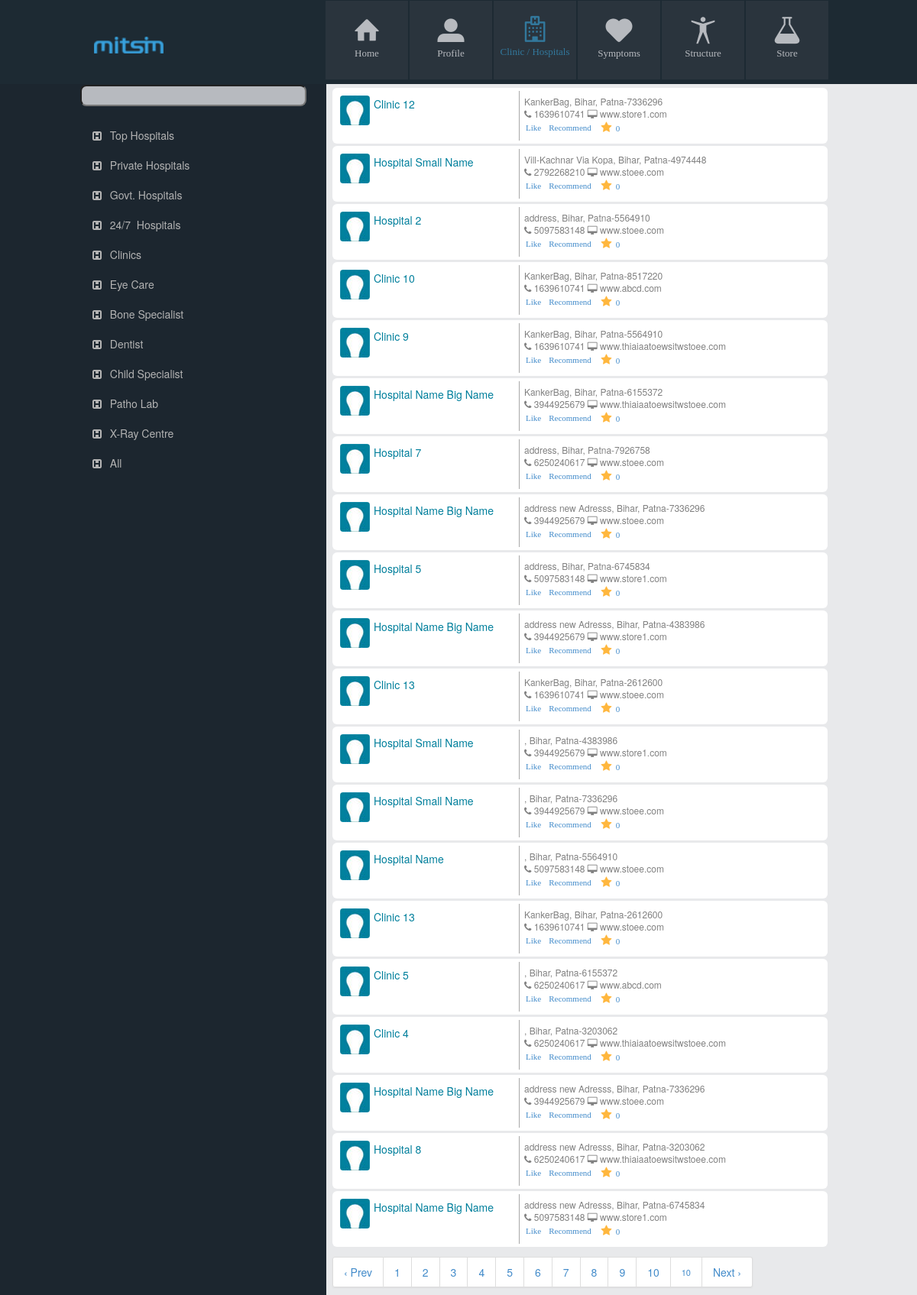
Screenshot of /clinics.php with the database file from the repository.
### tables this page shows
CREATE TABLE IF NOT EXISTS `clinics` (
  `id` int(11) NOT NULL AUTO_INCREMENT,
  `name` varchar(255) NOT NULL,
  `address` varchar(255) NOT NULL,
  `city` varchar(255) NOT NULL,
  `state` varchar(255) NOT NULL,
  `pin` int(11) NOT NULL,
  `phno` varchar(20) NOT NULL,
  `website` varchar(225) NOT NULL,
  `recoment` int(11) NOT NULL,
  `like` int(11) NOT NULL,
  `stars` varchar(255) NOT NULL,
  `category` varchar(255) NOT NULL,
  `status` tinyint(1) NOT NULL DEFAULT '1',
  PRIMARY KEY (`id`),
  FULLTEXT KEY `notes_index` (`name`,`address`,`city`,`state`,`website`)
);

CREATE TABLE IF NOT EXISTS `state` (
  `id` int(11) NOT NULL AUTO_INCREMENT,
  `name` varchar(100) NOT NULL,
  PRIMARY KEY (`id`)
);

CREATE TABLE IF NOT EXISTS `city` (
  `id` int(11) NOT NULL AUTO_INCREMENT,
  `name` varchar(100) NOT NULL,
  `state_id` int(11) NOT NULL,
  PRIMARY KEY (`id`)
);

### admin/includes/phpfunction.php (the view, shortened to what this page needs)
<?php
function sentence_cap($impexp, $sentence_split) {
    $textbad = explode($impexp, $sentence_split);
    $newtext = array();
    foreach ($textbad as $sentence) {
        $sentencegood = ucfirst(strtolower($sentence));
        $newtext[] = $sentencegood;
    }
    $textgood = implode($impexp, $newtext);
    return ucfirst($textgood);
}
function getStateByID($id) {
    $result = mysql_query("SELECT  * FROM `state` where id='" . $id . "'");
    $row = mysql_fetch_array($result);
    return $row['name'];
}
function getCityByID($id) {
    $result = mysql_query("SELECT  * FROM `city` where id='" . $id . "'");
    $row = mysql_fetch_array($result);
    return $row['name'];
}
function getallfavourite($type, $likedId) {
    $row = mysql_fetch_array(mysql_query("SELECT count(id) FROM `favourite` WHERE `type`='" . $type . "' and `status`='1' and `favourite_id`='" . $likedId . "'"));
    return $row['0'];
}

### admin/includes/phpfunction.php (the view, shortened to what this page needs)
<?php
function sentence_cap($impexp, $sentence_split) {
    $textbad = explode($impexp, $sentence_split);
    $newtext = array();
    foreach ($textbad as $sentence) {
        $sentencegood = ucfirst(strtolower($sentence));
        $newtext[] = $sentencegood;
    }
    $textgood = implode($impexp, $newtext);
    return ucfirst($textgood);
}
function getStateByID($id) {
    $result = mysql_query("SELECT  * FROM `state` where id='" . $id . "'");
    $row = mysql_fetch_array($result);
    return $row['name'];
}
function getCityByID($id) {
    $result = mysql_query("SELECT  * FROM `city` where id='" . $id . "'");
    $row = mysql_fetch_array($result);
    return $row['name'];
}
function getallfavourite($type, $likedId) {
    $row = mysql_fetch_array(mysql_query("SELECT count(id) FROM `favourite` WHERE `type`='" . $type . "' and `status`='1' and `favourite_id`='" . $likedId . "'"));
    return $row['0'];
}

### clinics.php (shortened to what this page needs)
<?php error_reporting(0);
include("admin/includes/phpfunction.php");
?>
<!DOCTYPE html>
<html>
<head>
    <?php include("includes/css_js.php"); ?>
    <?php include("includes/paginate.php"); ?>
     <link href="css/profile.css" rel="stylesheet" type="text/css" />
</head>
<body>
<div style="" class='main-body-div'>
<div class="main">
<?php include("includes/header_menu.php"); ?>
<div class="main-div">
    <div class="sidebar" style="width:339px;  padding-left: -10px;">
        <div class="main-nav">
            <div class="menu">
                <form method="get" action="#" id="sehfrm">
                    <input id="sh" name="sh" value="<?php  if(isset($_GET['sh']) && $_GET['sh']!=""){echo $_GET['sh']; }?>"  type="text" class="txtsearch" onblur="document.getElementById('sehfrm').submit();"/>
                </form>
            </div>
        </div>
        <br>
        <br>
        <div class="collapse navbar-collapse navbar-ex1-collapse">
            <ul class="nav navbar-nav side-nav">
                <li>
                    <a href="javascript:;" onclick="clinicsView('23','0')"><i class="fa fa-fw fa-h-square"></i> &nbsp;Top Hospitals</a>
                </li>
                <li>
                    <a href="javascript:;" onclick="clinicsView('24','0')"><i class="fa fa-fw fa-h-square"></i>	&nbsp;Private Hospitals</a>
                </li>
                <li>
                    <a href="javascript:;" onclick="clinicsView('25','0')"><i class="fa fa-fw fa-h-square"></i>	&nbsp;Govt. Hospitals</a>
                </li>
               <li>
                    <a href="javascript:;" onclick="clinicsView('26','0')"><i class="fa fa-fw fa-h-square"></i>	&nbsp;24/7  Hospitals</a>
               </li>
                <li>
                    <a href="javascript:;" onclick="clinicsView('27','0')"><i class="fa fa-fw fa-h-square"></i>	&nbsp;Clinics</a>
                </li>
                <li>
                    <a href="javascript:;" onclick="clinicsView('28','0')"><i class="fa fa-fw fa-h-square"></i>	&nbsp;Eye Care</a>
                </li>
                <li>
                    <a href="javascript:;" onclick="clinicsView('29','0')"><i class="fa fa-fw fa-h-square"></i>	&nbsp;Bone Specialist</a>
                </li>
                <li>
                    <a href="javascript:;" onclick="clinicsView('30','0')"><i class="fa fa-fw fa-h-square"></i>	&nbsp;Dentist</a>
                </li>
                <li>
                    <a href="javascript:;" onclick="clinicsView('31','0')"><i class="fa fa-fw fa-h-square"></i>	&nbsp;Child Specialist</a>
                </li>
                <li>
                    <a href="javascript:;" onclick="clinicsView('32','0')"><i class="fa fa-fw fa-h-square"></i>	&nbsp;Patho Lab</a>
                </li>
                <li>
                    <a href="javascript:;" onclick="clinicsView('33','0')"><i class="fa fa-fw fa-h-square"></i>	&nbsp;X-Ray Centre</a>
                </li>
                <li>
                    <a href="clinics.php"><i class="fa fa-fw fa-h-square"></i> &nbsp;All</a>
                </li>
            </ul>
        </div>
    </div>
    <div class="div-profile-body-right" style="width:676px;" id="disp">
        <?php
        $per_page = 20;
        $show_page ="";
        $sqlC="SELECT count(id) FROM `clinics` where  status='1'";
        $count=mysql_fetch_array(mysql_query( $sqlC));
        $total_results =$count['0'] ;
        $total_pages = ceil($total_results / $per_page);
        if (isset($_GET['page'])) {
            $show_page = $_GET['page'];
            if ($show_page > 0 && $show_page <= $total_pages) {
                $start = ($show_page - 1) * $per_page;
                $end = $start + $per_page;
            } else {
                $start = 0;
                $end = $per_page;
            }
        } else {
            $start = 0;
        }
        $tpages = $total_pages;
        $sql="SELECT * FROM `clinics` where  status='1' order By rand()  LIMIT ".$start." , ". $per_page  ;
        $result = mysql_query($sql);
$i=0;
        while($row=mysql_fetch_array($result))
        {
            $address="";
            $address.=$row['address']!=""?$row['address']:'';
            $address.=$row['state']!=""?", ".getStateByID($row['state']):'';
            $address.=$row['city']!=""?", ".getCityByID($row['city']):'';
            $address.=$row['pin']!=""?"-".$row['pin']:'';
            $address.="<br>";
            $address.=$row['phno']!=""?" <i class='fa fa-phone'></i> ".$row['phno']:'';
            $address.=$row['website']!=""?" <i class='fa fa-desktop'></i> ".$row['website']:'';
            $allfollow=getallfavourite('clinics',$row['id']);
            $i++;
            ?>
            <div class="data-div" id="td_content">
                <div class="default-image"><img src="images/temp.jpg" alt=""/></div>
                <div class="blue-heading">  <?= sentence_cap(" ",$row['name']);?>  </div>
                <div class="address-box">
                    <?=$address;?>
                        <div class="div-like">
                            <ul>
                                <li id="likes<?=$i;?>"><a  <?php
                                    if(isset($_SESSION['id']) && $_SESSION['id']!="")
                                    {
                                        $ro=getislike('clinics',$row['id']);
                                        if($ro['id']!="")
                                        {
                                            echo 'href="javascript:" onclick="like(\'0\',\''.$row['id'].'\',\'clinics\',\'likes'.$i.'\')" >Unlike</a>';
                                        }else{
                                            echo 'href="javascript:" onclick="like(\'1\',\''.$row['id'].'\',\'clinics\',\'likes'.$i.'\')" >Like</a>';
                                        }
                                    }else{
                                        echo 'href="#login" data-toggle="modal" >Like</a>' ;
                                    }
                                    ?></li>
                                <li id="recommend<?=$i;?>"><a
                                    <?php
                                    if(isset($_SESSION['id']) && $_SESSION['id']!="")
                                    {
                                        echo ' href="javascript:" onclick="emailmodal(\'clinics\',\''.$row['id'].'\')">Recommend</a>';
                                    }else{
                                        echo ' href="#login" data-toggle="modal" >Recommend</a>' ;
                                    }
                                    ?></li>
                                <li id="follow<?=$i;?>"><a <?php
                                    if(isset($_SESSION['id']) && $_SESSION['id']!="")
                                    {
                                        $ro=getisfavourite('clinics',$row['id']);
                                        if($ro['id']!="")
                                        {
                                            echo 'href="javascript:" onclick="favourite(\'0\',\''.$row['id'].'\',\'clinics\',\'follow'.$i.'\','.$allfollow.')" ><i class="fa fa-fw fa-star star-color"></i> '.$allfollow.'</a>';
                                        }else{
                                            echo 'href="javascript:" onclick="favourite(\'1\',\''.$row['id'].'\',\'clinics\',\'follow'.$i.'\','.$allfollow.')" ><i class="fa fa-fw fa-star star-color"></i> '.$allfollow.' </a>';
                                        }
                                    }else{
                                        echo 'href="#login" data-toggle="modal" ><i class="fa fa-fw fa-star star-color"></i> '.$allfollow.' </a>' ;
                                    }
                                    ?>
                                </li>
                            </ul>
                        </div>
                </div>
            </div>
        <?php } ?>
        <?php
        $reload = $_SERVER['PHP_SELF'] . "?tpages=" . $tpages;
        echo '<div class="pagination"><ul>';
        if ($total_pages > 1) {
            echo paginate($reload, $show_page, $total_pages);
        }
        ?>
        <?php
        echo "</ul></div>";
        ?>
    </div>
</div>
</div>
</body>
</html>

### css/style.css (style rules this page uses)
body { background:url('../images/bodybg1.jpg')left !important; background-repeat:repeat-y; }
.main-div { width:1024px; margin:0px auto; height:auto; min-height:100%; }
.main { height:auto; background-image:url('images/bodybg1.jpg'); }
.main-nav { height:auto; width:100%; float:left; }
.sidebar { width:345px; float:left; height:100vh !important; background-color:#1C262F; padding-bottom:50px; }
.menu { width:303px; height:auto; float:left; padding-left: 17px; }
.txtsearch { -webkit-border-radius: 8px;-moz-border-radius: 8px;border-radius: 8px; background-color:#B7BABF; width:296px; padding:2px; height:28px; }
a { cursor:pointer; }

### css/mainstyle.css (style rules this page uses)
.side-nav { position: relative; top: 0px; left:5px; width: 280px; margin-left: 0px; border: none; border-radius: 0; overflow-y: auto; display:block !important; }
.navbar-collapse { display:block !important; }
.side-nav>li { margin: 2px 0px; min-height: 35px; height: auto; }
.side-nav>li>a { width: 280px; border-radius: 5px; padding: 5px 10px; color: #B3B3B3; }
.data-div { width:100%; height:auto; min-height:40px; padding:4px; float:left; background-color:#FFFFFF; margin-bottom:3px; -webkit-border-radius: 6px; -moz-border-radius: 6px; border-radius: 6px; }
.data-div img { -webkit-border-radius: 4px; -moz-border-radius: 4px;border-radius: 4px; }
.data-div ul { padding: 0px; font-family:Verdana; font-size:11px; }
.data-div li { list-style:none; float:left; margin:10px; }
.default-image { float:left; width:40px; padding:6px; }
.blue-heading { float:left; width:200px; color:#007F9C; padding:10px 0px 0px 10px; height:auto; min-height:40px; line-height: 15px; }
.address-box { float:left; width:350px; border-left:solid 1px #A8A8A8; height:auto; min-height:40px; padding:6px; color:#808080; font-size:12px; text-align:justify; line-height: 16px; }
.address-box ul { padding: 0px; margin: 0px; }
.address-box ul li { padding: 0px; margin: 2px 5px; }
.star-color { color:#FFB73E; font-size: 15px !important; margin-top: 0px !important; }

### css/profile.css (style rules this page uses)
.main-body-div { position: absolute; z-index: 0; min-height: 100vh; top: 0px; width:100%; }
.div-profile-body-right { float: left; width: 75%; height: auto; padding: 5px 0px 0px 8px; display: block !important; background:#E8E9EB; margin-top: -1px; min-height:100vh; }
.div-like { float: left; width: 350px; height: auto; border-right: #A8A8A8; font-size: 12px; text-align: justify; margin-left: -3px; word-break: break-all; }
#td_content { width: 97%; }

### includes/paginate.php (style rules this page uses)
.pagination { height:40px;margin:10px auto!important; width: 100% !important; }
.pagination ul { padding:0px;display:inline-block;*display:inline;margin-bottom:0;margin-left:0;-webkit-border-radius:2px;-moz-border-radius:3px;border-radius:3px;*zoom:1;-webkit-box-shadow:0 1px 2px rgba(0,0,0,0.05);-moz-box-shadow:0 1px 2px rgba(0,0,0,0.05);box-shadow:0 1px 2px rgba(0,0,0,0.05) }

### rows the page displays
clinics: name "Clinic 12", address "KankerBag, Bihar, Patna-7336296", phno "1639610741", website "www.store1.com", allfollow "0"
clinics: name "Hospital Small Name", address "Vill-Kachnar Via Kopa, Bihar, Patna-4974448", phno "2792268210", website "www.stoee.com", allfollow "0"
clinics: name "Hospital 2", address "address, Bihar, Patna-5564910", phno "5097583148", website "www.stoee.com", allfollow "0"
clinics: name "Clinic 10", address "KankerBag, Bihar, Patna-8517220", phno "1639610741", website "www.abcd.com", allfollow "0"
clinics: name "Clinic 9", address "KankerBag, Bihar, Patna-5564910", phno "1639610741", website "www.thiaiaatoewsitwstoee.com", allfollow "0"
clinics: name "Hospital Name Big Name", address "KankerBag, Bihar, Patna-6155372", phno "3944925679", website "www.thiaiaatoewsitwstoee.com", allfollow "0"
clinics: name "Hospital 7", address "address, Bihar, Patna-7926758", phno "6250240617", website "www.stoee.com", allfollow "0"
clinics: name "Hospital Name Big Name", address "address new Adresss, Bihar, Patna-7336296", phno "3944925679", website "www.stoee.com", allfollow "0"
clinics: name "Hospital 5", address "address, Bihar, Patna-6745834", phno "5097583148", website "www.store1.com", allfollow "0"
clinics: name "Hospital Name Big Name", address "address new Adresss, Bihar, Patna-4383986", phno "3944925679", website "www.store1.com", allfollow "0"
clinics: name "Clinic 13", address "KankerBag, Bihar, Patna-2612600", phno "1639610741", website "www.stoee.com", allfollow "0"
clinics: name "Hospital Small Name", address ", Bihar, Patna-4383986", phno "3944925679", website "www.store1.com", allfollow "0"
clinics: name "Hospital Small Name", address ", Bihar, Patna-7336296", phno "3944925679", website "www.stoee.com", allfollow "0"
clinics: name "Hospital Name", address ", Bihar, Patna-5564910", phno "5097583148", website "www.stoee.com", allfollow "0"
clinics: name "Clinic 13", address "KankerBag, Bihar, Patna-2612600", phno "1639610741", website "www.stoee.com", allfollow "0"
clinics: name "Clinic 5", address ", Bihar, Patna-6155372", phno "6250240617", website "www.abcd.com", allfollow "0"
clinics: name "Clinic 4", address ", Bihar, Patna-3203062", phno "6250240617", website "www.thiaiaatoewsitwstoee.com", allfollow "0"
clinics: name "Hospital Name Big Name", address "address new Adresss, Bihar, Patna-7336296", phno "3944925679", website "www.stoee.com", allfollow "0"
clinics: name "Hospital 8", address "address new Adresss, Bihar, Patna-3203062", phno "6250240617", website "www.thiaiaatoewsitwstoee.com", allfollow "0"
clinics: name "Hospital Name Big Name", address "address new Adresss, Bihar, Patna-6745834", phno "5097583148", website "www.store1.com", allfollow "0"

### other values shown
$prevlabel "‹ Prev"
$tpages "10"
$nextlabel "Next ›"
